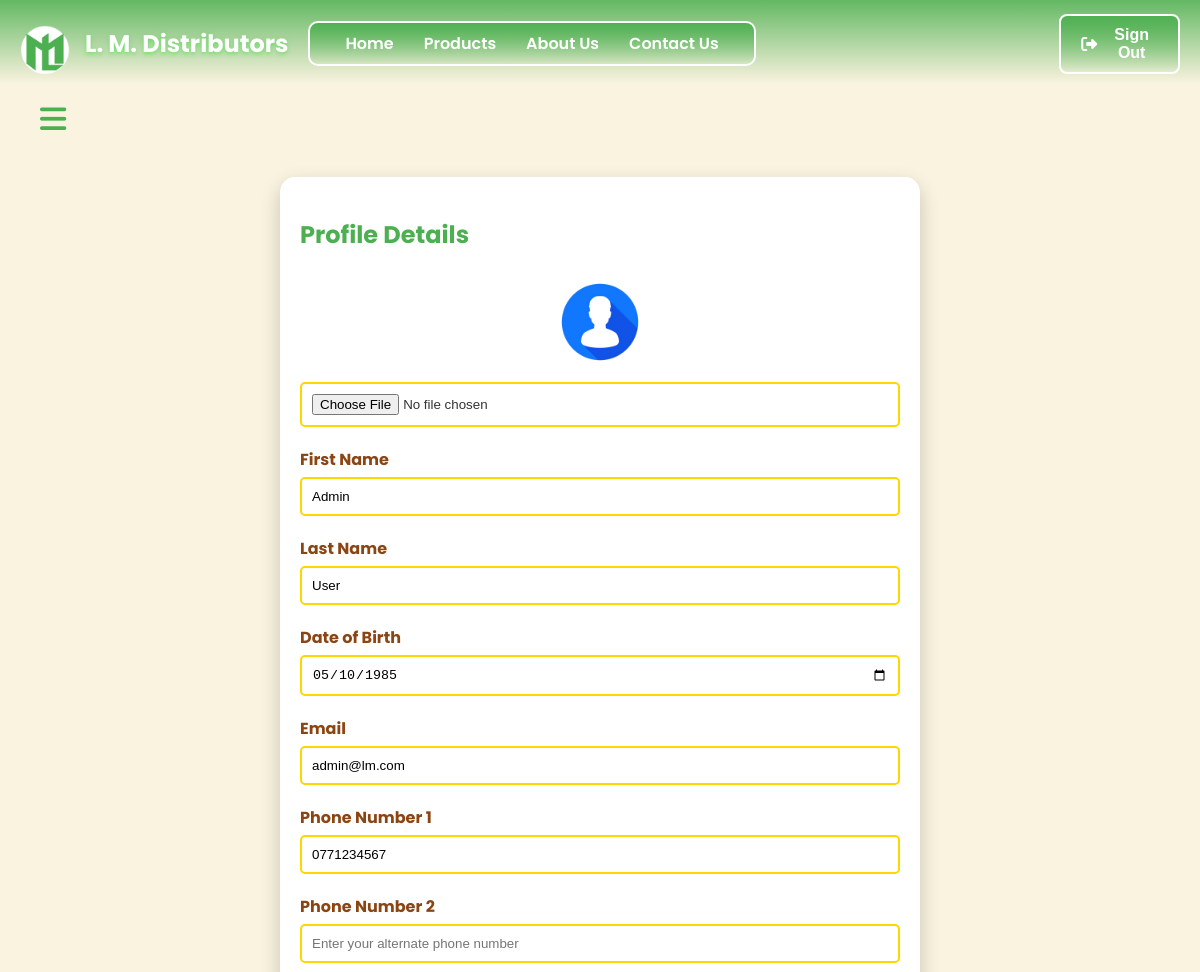
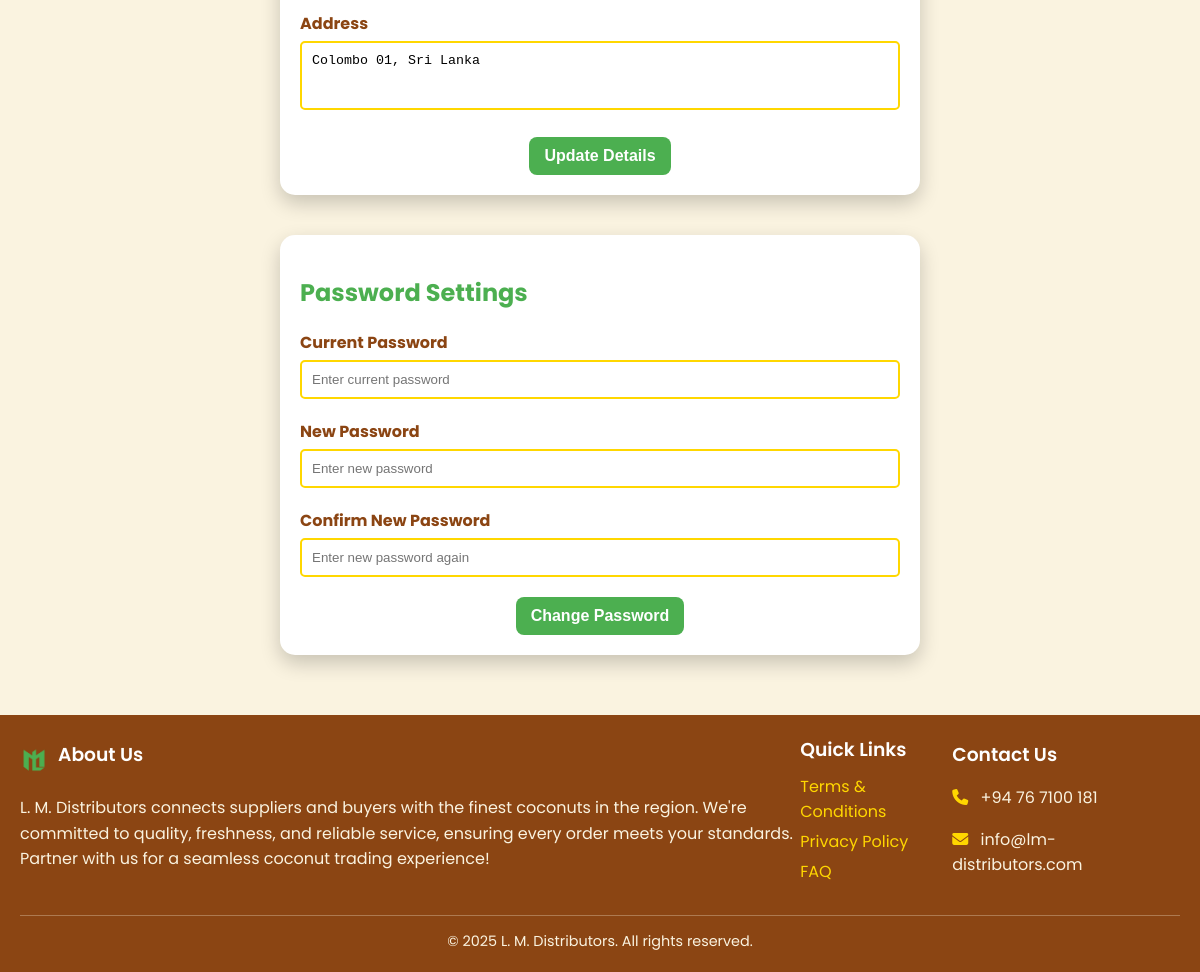
/accSettings.php (signed in), run on the app's committed database (2 pictures, top to bottom).
### tables this page shows
CREATE TABLE `user_info` (
  `userID` int(11) NOT NULL,
  `email` varchar(255) NOT NULL,
  `password` varchar(255) NOT NULL,
  `fName` varchar(100) NOT NULL,
  `lName` varchar(100) NOT NULL,
  `dob` date NOT NULL,
  `phone1` varchar(15) NOT NULL,
  `phone2` varchar(15) DEFAULT NULL,
  `address` text NOT NULL,
  `image` varchar(255) DEFAULT NULL,
  `type` enum('admin','manager','customer','supplier','buyer') NOT NULL,
  `assignType` varchar(50) DEFAULT NULL,
  `status` enum('active','inactive') NOT NULL,
  `last_logout` datetime DEFAULT NULL
);

### accSettings.php (the view, shortened to what this page needs)
<?php
require_once 'config.php';
$user_id = $_SESSION['user_id'];
$firstName = $_SESSION['user_fName'];
$lastName = $_SESSION['user_lName'];
$birthday = $_SESSION['user_dob'];
$email = $_SESSION['user_email'];
$phone1 = $_SESSION['user_phone'];
$phone2 = $_SESSION['user_phone2'];
$address = $_SESSION['user_address'];
$profilePic = "./images/default-profile.png";
$sql = "SELECT * FROM user_info WHERE userID = ?";
$stmt = mysqli_prepare($conn, $sql);
mysqli_stmt_bind_param($stmt, "i", $user_id);
mysqli_stmt_execute($stmt);
$result = mysqli_stmt_get_result($stmt);
if ($row = mysqli_fetch_assoc($result)) {
    $firstName = htmlspecialchars($row['fName']);
    $lastName = htmlspecialchars($row['lName']);
    $birthday = htmlspecialchars($row['dob']);
    $email = htmlspecialchars($row['email']);
    $phone1 = htmlspecialchars($row['phone1']);
    $phone2 = htmlspecialchars($row['phone2']);
    $address = htmlspecialchars($row['address']);
    $profilePic = !empty($row['image']) ? $row['image'] : $profilePic;
}
?>
<!DOCTYPE html>
<html lang="en">
<head>
    <link rel="stylesheet" href="./css/accSettings.css">
    <link rel="stylesheet" href="https://cdnjs.cloudflare.com/ajax/libs/font-awesome/6.0.0-beta3/css/all.min.css">
</head>
<body>
    <?php include 'header.php'; ?>
    <div class="main-content">
        <i class="fas fa-bars" id="toggle-sidebar" title="Open Dashboard"></i>
        <section class="profile-section">
            <h2>Profile Details</h2>
            <form id="profile-form" method="POST" enctype="multipart/form-data" action="accSettings.php">
                <div class="form-group">
                    <center>
                        <img src="<?php echo $profilePic; ?>" alt="Profile Picture" class="profile-pic" id="profile-pic-preview">
                    </center>
                    <input type="file" name="profile-pic" id="profile-pic" accept="image/*">
                </div>
                <div class="form-group">
                    <label for="first-name">First Name</label>
                    <input type="text" id="first-name" name="first-name" value="<?php echo $firstName; ?>" required>
                </div>
                <div class="form-group">
                    <label for="last-name">Last Name</label>
                    <input type="text" id="last-name" name="last-name" value="<?php echo $lastName; ?>" required>
                </div>
                <div class="form-group">
                    <label for="birthday">Date of Birth</label>
                    <input type="date" id="birthday" name="birthday" value="<?php echo $birthday; ?>" required>
                </div>
                <div class="form-group">
                    <label for="email">Email</label>
                    <input type="email" id="email" name="email" value="<?php echo $email; ?>" required>
                </div>
                <div class="form-group">
                    <label for="phone1">Phone Number 1</label>
                    <input type="tel" id="phone1" name="phone1" value="<?php echo $phone1; ?>" required>
                </div>
                <div class="form-group">
                    <label for="phone2">Phone Number 2</label>
                    <input type="tel" id="phone2" name="phone2" value="<?php echo $phone2; ?>" placeholder="Enter your alternate phone number">
                </div>
                <div class="form-group">
                    <label for="address">Address</label>
                    <textarea id="address" rows="3" name="address" required><?php echo $address; ?></textarea>
                </div>
                <center>
                    <button type="submit" id="detailsBtn" name="detailsBtn">Update Details</button>
                </center>
            </form>
        </section>
        <section class="change-pwd">
            <form action="accSettings.php" method="POST">
                <h2>Password Settings</h2>
                <div class="form-group">
                    <label for="currentPassword">Current Password</label>
                    <input type="password" id="currentPassword" name="currentPassword" placeholder="Enter current password" required>
                </div>
                <div class="form-group">
                    <label for="password">New Password</label>
                    <input type="password" id="password" name="password" placeholder="Enter new password" required>
                </div>
                <div class="form-group">
                    <label for="reEnterPassword">Confirm New Password</label>
                    <input type="password" id="reEnterPassword" name="reEnterPassword" placeholder="Enter new password again" required>
                </div>
                <center>
                    <button type="submit" id="pwdBtn" name="pwdBtn">Change Password</button>
                </center>
            </form>
        </section>
    </div>
    <?php include 'footer.php'; ?>
</body>
</html>

### css/accSettings.css (style rules this page uses)
body { margin: 0; font-family: 'Poppins', sans-serif; background-color: #FAF3E0; color: #333; overflow-x: hidden; }
h1, h2 { color: #4CAF50; }
#close-sidebar, #toggle-sidebar { cursor: pointer; }
.fa-bars { color: #4CAF50; font-size: 30px; margin-left: 20px; }
.main-content { margin-left: 0; padding: 20px; transition: margin-left 0.3s; }
.profile-section { max-width: 600px; margin: 40px auto; background: #fff; padding: 20px; border-radius: 15px; box-shadow: 0 8px 20px rgba(0, 0, 0, 0.2); animation: fadeIn 1s ease-in-out; }
.profile-section h2 { margin-bottom: 20px; }
.form-group { margin-bottom: 20px; text-align: left; }
label { font-weight: bold; display: block; color: #8B4513; margin-bottom: 5px; }
input, textarea { width: 100%; padding: 10px; border: 2px solid #FFD700; border-radius: 5px; box-sizing: border-box; }
textarea { resize: none; }
.profile-pic { display: block; width: 100px; height: 100px; border-radius: 50%; margin-bottom: 10px; text-align: center; }
.change-pwd { margin-bottom: 20px; text-align: left; max-width: 600px; margin: 40px auto; background: #fff; padding: 20px; border-radius: 15px; box-shadow: 0 8px 20px rgba(0, 0, 0, 0.2); animation: fadeIn 1s ease-in-out; }
button { background-color: #4CAF50; color: white; border: none; padding: 10px 15px; border-radius: 8px; font-size: 16px; font-weight: bold; cursor: pointer; transition: background-color 0.3s ease; }

### data on the page
user_info: image (placeholder picture), first-name "Admin", last-name "User", birthday "05/10/1985", email "admin@lm.com", phone1 "0771234567", address "Colombo 01, Sri Lanka"
